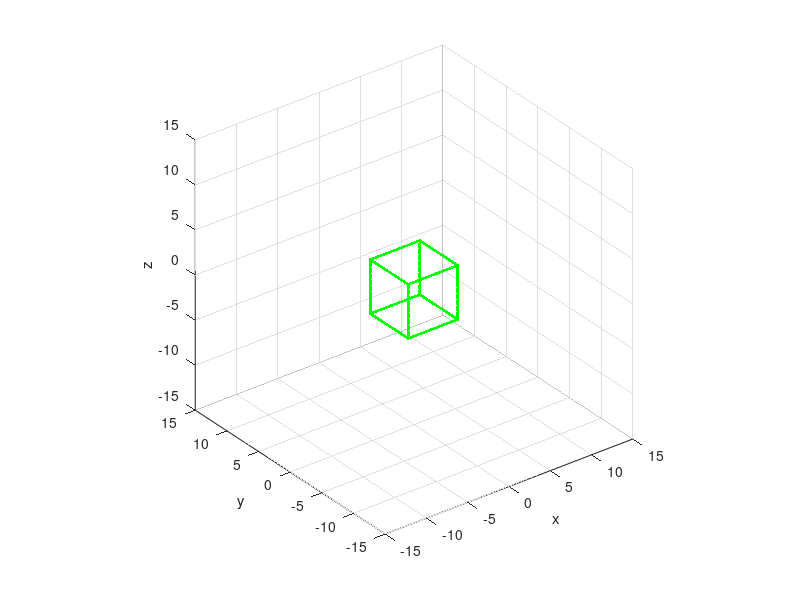

Here is the MATLAB script that generated this plot: (Note: this script raises an error after producing the figure.)
% ROTATING CUBE FRAME
% This program requires the created funcions rot3 and trans3

% Creating the cube lines
n= 100;
L1 = [linspace(-3,3,n);
    (ones(1,n)*-3);
    (ones(1,n)*-3)];
L2 = [(ones(1,n)*-3);
    linspace(-3,3,n);
    (ones(1,n)*-3)];
L3 = [linspace(-3,3,n);
    (ones(1,n)*3);
    (ones(1,n)*-3)];
L4 = [(ones(1,n)*3);
    linspace(-3,3,n);
    (ones(1,n)*-3)];
L5 = [linspace(-3,3,n);
    (ones(1,n)*-3);
    (ones(1,n)*3)];
L6 = [(ones(1,n)*-3);
    linspace(-3,3,n);
    (ones(1,n)*3)];
L7 = [linspace(-3,3,n);
    (ones(1,n)*3);
    (ones(1,n)*3)];
L8 = [(ones(1,n)*3);
    linspace(-3,3,n);
    (ones(1,n)*3)];
L9 = [(ones(1,n)*-3);
    (ones(1,n)*-3);
    linspace(-3,3,n)];
L10 = [(ones(1,n)*3);
    (ones(1,n)*-3);
    linspace(-3,3,n)];
L11 = [(ones(1,n)*-3);
    (ones(1,n)*3);
    linspace(-3,3,n)];
L12 = [(ones(1,n)*3);
    (ones(1,n)*3);
    linspace(-3,3,n)];

% Creating entire cube
cube = [L1 L2 L3 L4 L5 L6 L7 L8 L9 L10 L11 L12];
cube = [cube; ones(1,12*n)];

% Plot cube
hrf=plot3(cube(1,:), cube(2,:), cube(3,:), '.r')
hold on
axis equal
axis([-15 15 -15 15 -15 15])
grid on
xlabel("x")
ylabel("y")
zlabel("z")

pause(1)

% Create copy of cube and display
r_cube = cube;
h=plot3(r_cube(1,:), r_cube(2,:), r_cube(3,:), '.g');

% Animate cube
n_frames = 30;
r = linspace(0,pi/2,n_frames);
t = linspace(0,10,n_frames);

for a = 1:n_frames
    r_cube = trans3(t(a),0,0)*rot3("z", r(a))*cube;
    set(h, "XData", r_cube(1,:), "YData", r_cube(2,:), "ZData",  r_cube(3,:))
    pause(0.05)
end

for a = linspace(0,pi,n_frames)
    r_cube = rot3("y",a)*trans3(10,0,0)*cube;
    set(h, "XData", r_cube(1,:), "YData", r_cube(2,:), "ZData",  r_cube(3,:))
    pause(0.05)
end

for a = linspace(0,pi/4,n_frames)
    r_cube = rot3("y",pi)*trans3(10,0,0)*rot3("x",a)*cube;
    set(h, "XData", r_cube(1,:), "YData", r_cube(2,:), "ZData",  r_cube(3,:))
    pause(0.05)
end

for a = linspace(0,pi/2,n_frames)
    r_cube = rot3("z",a)*rot3("y",pi)*trans3(10,0,0)*rot3("x",pi/4)*cube;
    set(h, "XData", r_cube(1,:), "YData", r_cube(2,:), "ZData",  r_cube(3,:))
    pause(0.05)
end

for a = linspace(0,pi/2,n_frames)
    r_cube = rot3("x",-a)*rot3("z",pi/2)*rot3("y",pi)*trans3(10,0,0)*rot3("x",pi/4)*cube;
    set(h, "XData", r_cube(1,:), "YData", r_cube(2,:), "ZData",  r_cube(3,:))
    pause(0.05)
end

for a = linspace(0,4,n_frames)
    r_cube = trans3(0,0,-a)*rot3("x",-pi/2)*rot3("z",pi/2)*rot3("y",pi)*trans3(10,0,0)*rot3("x",pi/4)*cube;
    set(h, "XData", r_cube(1,:), "YData", r_cube(2,:), "ZData",  r_cube(3,:))
    pause(0.05)
end

for a = linspace(0,2*pi,n_frames)
    r_cube = trans3(0,0,-4)*rot3("x",-pi/2)*rot3("z",pi/2)*rot3("y",pi)*trans3(10,0,0)*rot3("x",pi/4)*rot3("x",a)*cube;
    cubefinal=rot3("z",a)*cube;
    set(h, "XData", r_cube(1,:), "YData", r_cube(2,:), "ZData",  r_cube(3,:))
    set(hrf,"XData", cubefinal(1,:), "YData", cubefinal(2,:), "ZData",  cubefinal(3,:))
    pause(0.05)
end



hold off

